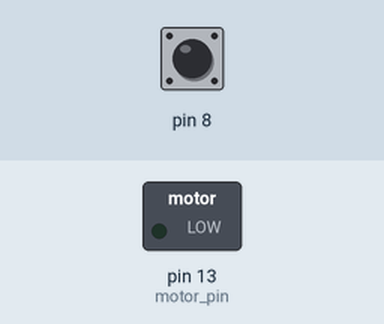
Simulated run of this sketch. Board: Arduino Uno, built with avr-gcc and run on an emulated ATmega328P. Shown: switched loads named in the sketch (green lamp = pin HIGH). The inputs (shaded band) are chosen by the test bench; at power-on: pin 8 LOW. What the sketch prints to the serial monitor is not drawn.

Above: at 5.0 s.
5.1 s: pin 8 pulsed HIGH 2 times (0.12 s each, 0.3 s apart)
At 10.7 s:
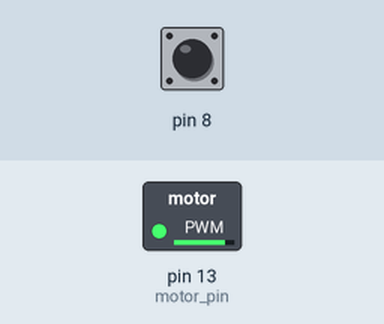
Timing chart, 0 to 19.2 s (numbered marks = the images above; inputs shaded):
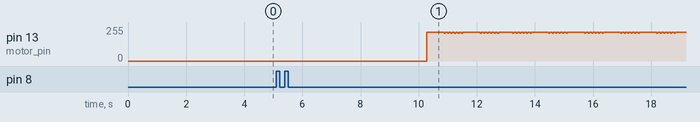

The sketch:

current_thrust_test.ino
```cpp
//TODO: Check receiver channel correct reading --> maybe need to convert channel readings
//! Change motor pin! Connect channel 3 of receiver to pin 8!
//! Use Arduino UNOO

int motor_pin = 13;
volatile int receiver_thrust = 1100;
int current_time, timer_1, last_channel_1;

void setup(){
    Serial.begin(115200);

    PCICR |= (1 << PCIE0);                                                    //Set PCIE0 to enable PCMSK0 scan.
    PCMSK0 |= (1 << PCINT0);                                                  //Set PCINT0 (digital input 8) to trigger an interrupt on state change.

    pinMode(motor_pin, OUTPUT);

    Serial.println("Setup Done");
    Serial.println("Ensure throttle at lowest position!");
    while(receiver_thrust > 1050){
        delay(3);
    }

    Serial.println("Connect battery to ESC in the next 5 seconds!");
    for(int i = 5; i > 0; i--){
        Serial.print(i);
        Serial.print(" ");
        delay(1000);
    }
}

void loop(){
    //Serial.println(receiver_thrust);
    //return;

    digitalWrite(motor_pin, HIGH);
    delayMicroseconds(receiver_thrust);
    digitalWrite(motor_pin, LOW);
    delay(1);
}

ISR(PCINT0_vect){
  current_time = micros();
  if(PINB & B00000001){                                                     //Is input 8 high?
    if(last_channel_1 == 0){                                                //Input 8 changed from 0 to 1.
      last_channel_1 = 1;                                                   //Remember current input state.
      timer_1 = current_time;                                               //Set timer_1 to current_time.
    }
  }
  else if(last_channel_1 == 1){                                             //Input 8 is not high and changed from 1 to 0.
    last_channel_1 = 0;                                                     //Remember current input state.
    receiver_thrust = current_time - timer_1;                             //Channel 1 is current_time - timer_1.
  }
}
```

Measured:
- after the input at 5.1 s, pin 13 (motor_pin): 0/255 → 216/255 after 5.2 s, then moves between 210/255 and 216/255, repeating every 3.7 s
